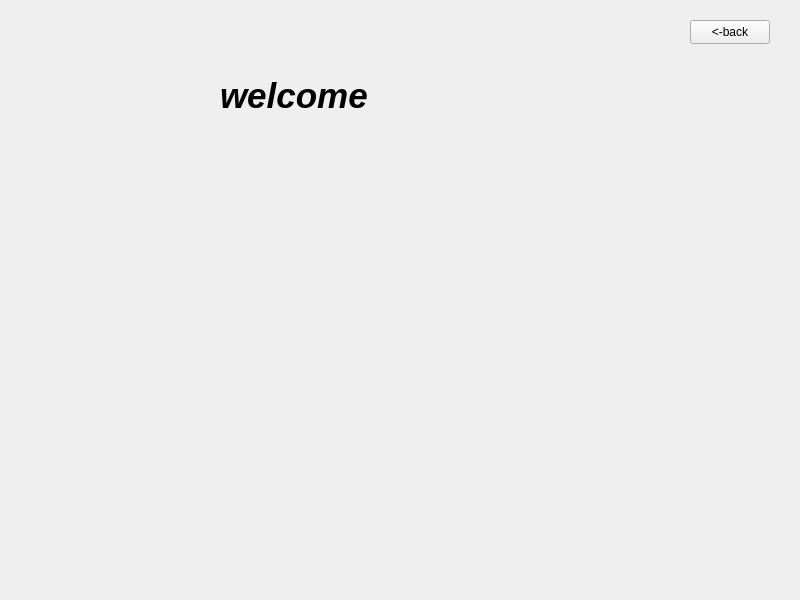
<?xml version="1.0" encoding="UTF-8"?>
<ui version="4.0">
 <class>Mainpage</class>
 <widget class="QMainWindow" name="Mainpage">
  <property name="geometry">
   <rect>
    <x>0</x>
    <y>0</y>
    <width>800</width>
    <height>600</height>
   </rect>
  </property>
  <property name="font">
   <font>
    <pointsize>9</pointsize>
   </font>
  </property>
  <property name="windowTitle">
   <string>MainWindow</string>
  </property>
  <widget class="QWidget" name="centralwidget">
   <widget class="QLabel" name="label">
    <property name="geometry">
     <rect>
      <x>220</x>
      <y>65</y>
      <width>151</width>
      <height>61</height>
     </rect>
    </property>
    <property name="font">
     <font>
      <pointsize>26</pointsize>
      <italic>true</italic>
      <bold>true</bold>
     </font>
    </property>
    <property name="text">
     <string>welcome</string>
    </property>
   </widget>
   <widget class="QPushButton" name="pushButton_back">
    <property name="geometry">
     <rect>
      <x>690</x>
      <y>20</y>
      <width>80</width>
      <height>24</height>
     </rect>
    </property>
    <property name="text">
     <string>&lt;-back</string>
    </property>
   </widget>
  </widget>
 </widget>
 <resources/>
 <connections/>
</ui>
